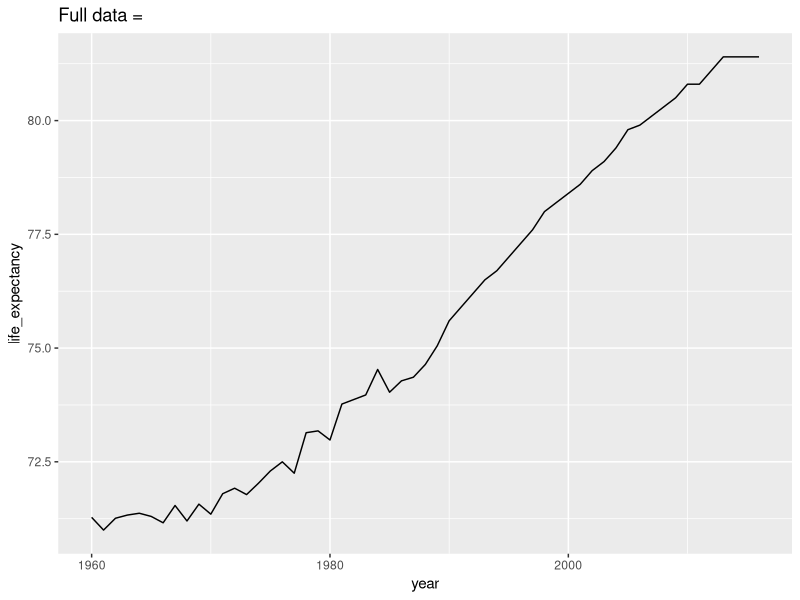
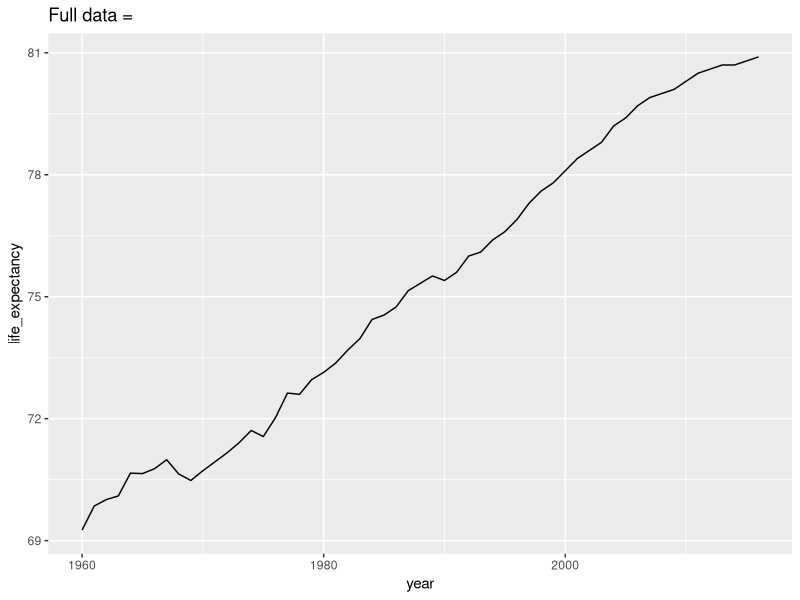
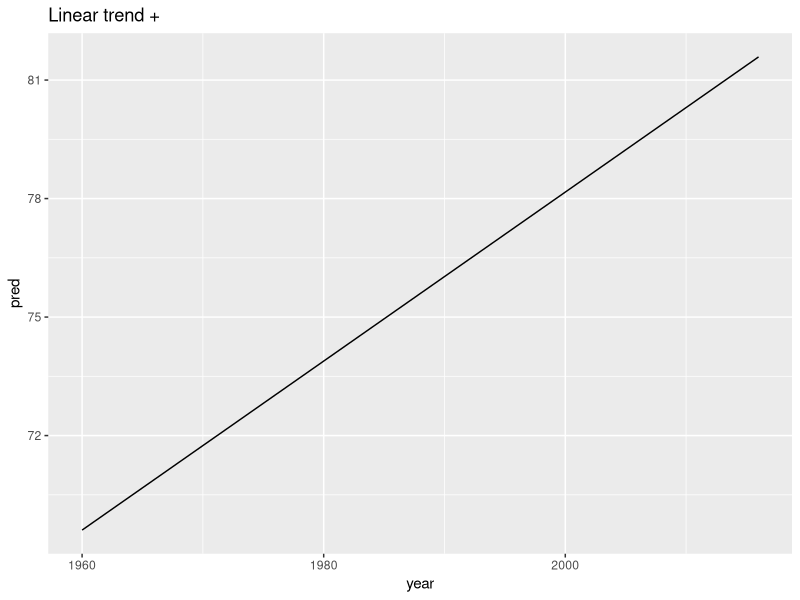
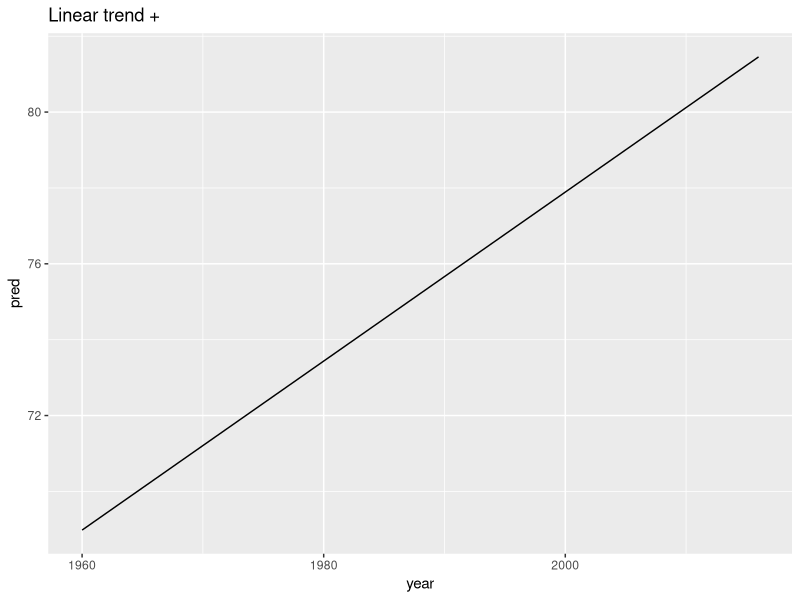
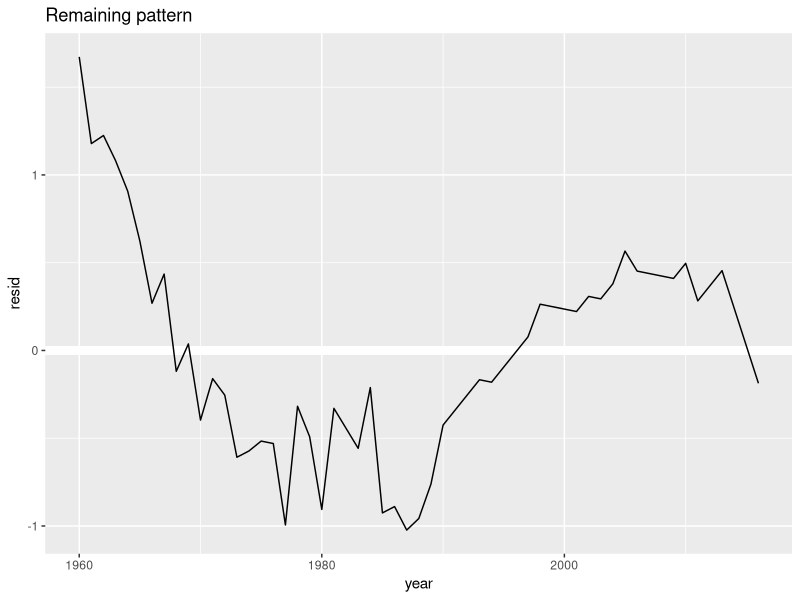
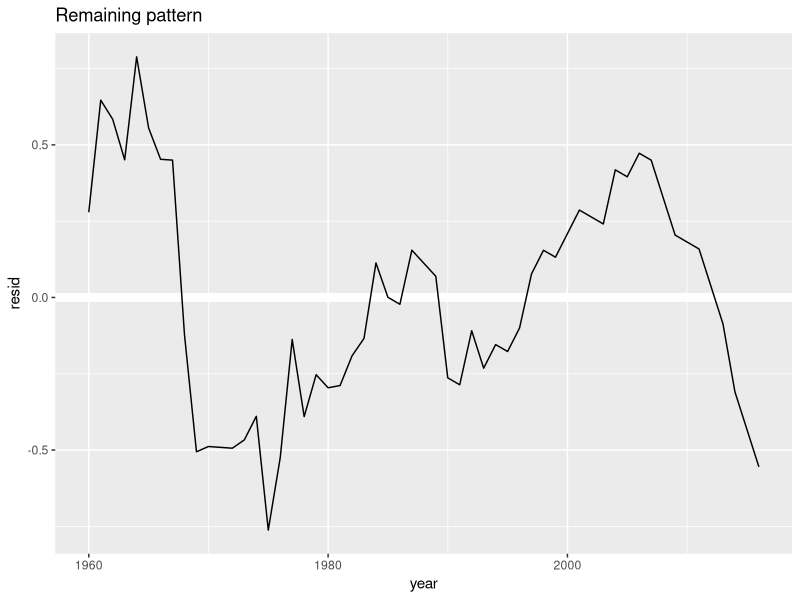

These figures' R source, in order:
# from R4DS page 400 nested data
library(dslabs)
library (tidyverse)
library(modelr)
gapminder %>%  head() %>% names()
nz <- filter(gapminder, country == "New Zealand")
nz %>%
  ggplot(aes(year, life_expectancy)) +
  geom_line() +
  ggtitle("Full data = ")
germ <- filter(gapminder, country == "Germany")
germ %>%
  ggplot(aes(year, life_expectancy)) +
  geom_line() +
  ggtitle("Full data = ")
nz_mod <- lm(life_expectancy ~ year, data = nz)
nz %>%
  add_predictions(nz_mod) %>%
  ggplot(aes(year, pred)) +
  geom_line() +
  ggtitle("Linear trend + ")
germ_mod <- lm(life_expectancy ~ year, data = germ)
germ %>%
  add_predictions(germ_mod) %>%
  ggplot(aes(year, pred)) +
  geom_line() +
  ggtitle("Linear trend + ")

nz %>%
  add_residuals(nz_mod) %>%
  ggplot(aes(year, resid)) +
  geom_hline(yintercept = 0, color = "white", size = 3) +
  geom_line() +
  ggtitle("Remaining pattern")
germ %>%
  add_residuals(germ_mod) %>%
  ggplot(aes(year, resid)) +
  geom_hline(yintercept = 0, color = "white", size = 3) +
  geom_line() +
  ggtitle("Remaining pattern")
# Erzeugung einer liste vo Daten
# jede Zeile entspricht dem tibble eines gruppenelements
by_country <- gapminder %>%
  group_by(country, continent) %>%
  nest()
head(by_country,2)
by_country$data[[1]] # a tibble 57 x 7
# model fitting function
country_model <- function(df) {
  lm(life_expectancy ~ year, data = df)
}
#Anwendung der Funktion auf Länder_Liste
models <- map(by_country$data, country_model)
# füge die Modellparameter der Länderliste hinzu
by_country <- by_country %>%
  mutate(model = map(data, country_model))
head(by_country,1)
